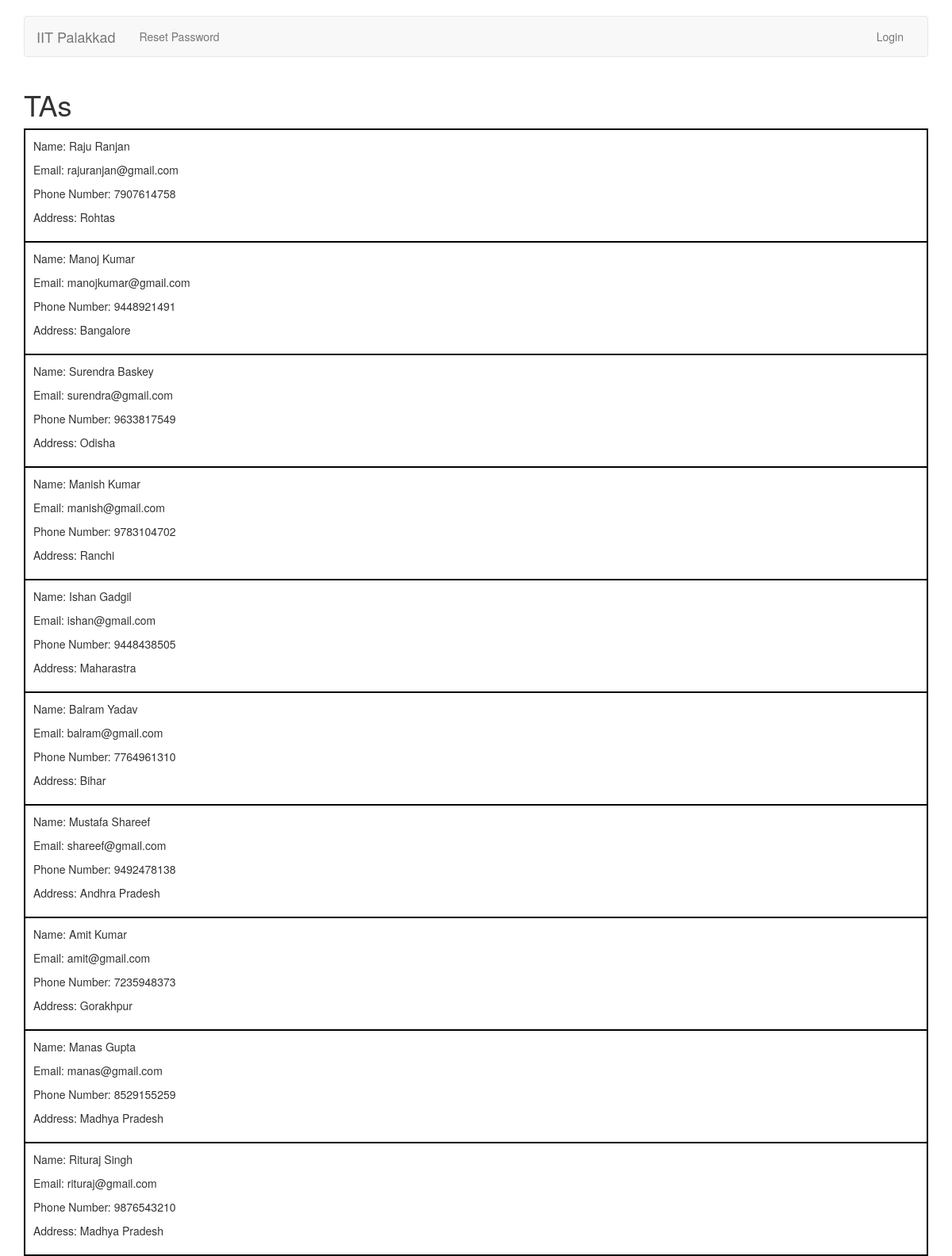
Page /accounts/display/tas/ on the committed database.
### accounts/models.py (models this page shows)
class TAProfile(models.Model):
	user = models.OneToOneField(User, unique=True, on_delete=models.CASCADE, null=True, related_name='ta_profile')
	phone_number = models.CharField(max_length=10)
	address = models.CharField(max_length=100)
	def __str__(self):
		return self.user.first_name + " " + self.user.last_name

class User(AbstractUser):
    	TA = 1
    	TEACHER = 2
    	ADMIN = 3
    	ROLE_CHOICES = (
        	(TA, 'TA'),
        	(TEACHER, 'Teacher'),
        	(ADMIN, 'Admin'),
    	)
	role = models.PositiveSmallIntegerField(choices=ROLE_CHOICES, null=True, blank=True)

### accounts/views.py (the view)
def display_tas(request):
	tas = TAProfile.objects.all()
	args = { 'tas': tas }
	return render(request, 'accounts/display_tas.html', args)

### accounts/templates/accounts/display_tas.html (shortened to what this page needs)
{% extends 'base.html' %}
{% block body %}
	<div class="container">
	<h1>TAs</h1>
	<table style="border: 1px solid black; width:100%">
	{% for ta in tas %}
	<tr>
	<td style="border: 2px solid black; padding:10px">
		<p>Name: {{ ta.user.first_name }} {{ ta.user.last_name }}</p>
		<p>Email: {{ ta.user.email }}</p>
		<p>Phone Number: {{ ta.phone_number }}</p>
		<p>Address: {{ ta.address }}</p>
	</td>
	</tr>
	{% endfor %}
	</table>
	</div>
{% endblock %}

### rows in the picture
TAProfile: user.first_name "Raju", user.last_name "Ranjan", user.email "rajuranjan@gmail.com", phone_number "7907614758", address "Rohtas"
TAProfile: user.first_name "Manoj", user.last_name "Kumar", user.email "manojkumar@gmail.com", phone_number "9448921491", address "Bangalore"
TAProfile: user.first_name "Surendra", user.last_name "Baskey", user.email "surendra@gmail.com", phone_number "9633817549", address "Odisha"
TAProfile: user.first_name "Manish", user.last_name "Kumar", user.email "manish@gmail.com", phone_number "9783104702", address "Ranchi"
TAProfile: user.first_name "Ishan", user.last_name "Gadgil", user.email "ishan@gmail.com", phone_number "9448438505", address "Maharastra"
TAProfile: user.first_name "Balram", user.last_name "Yadav", user.email "balram@gmail.com", phone_number "7764961310", address "Bihar"
TAProfile: user.first_name "Mustafa", user.last_name "Shareef", user.email "shareef@gmail.com", phone_number "9492478138", address "Andhra Pradesh"
TAProfile: user.first_name "Amit", user.last_name "Kumar", user.email "amit@gmail.com", phone_number "7235948373", address "Gorakhpur"
TAProfile: user.first_name "Manas", user.last_name "Gupta", user.email "manas@gmail.com", phone_number "8529155259", address "Madhya Pradesh"
TAProfile: user.first_name "Rituraj", user.last_name "Singh", user.email "rituraj@gmail.com", phone_number "9876543210", address "Madhya Pradesh"
